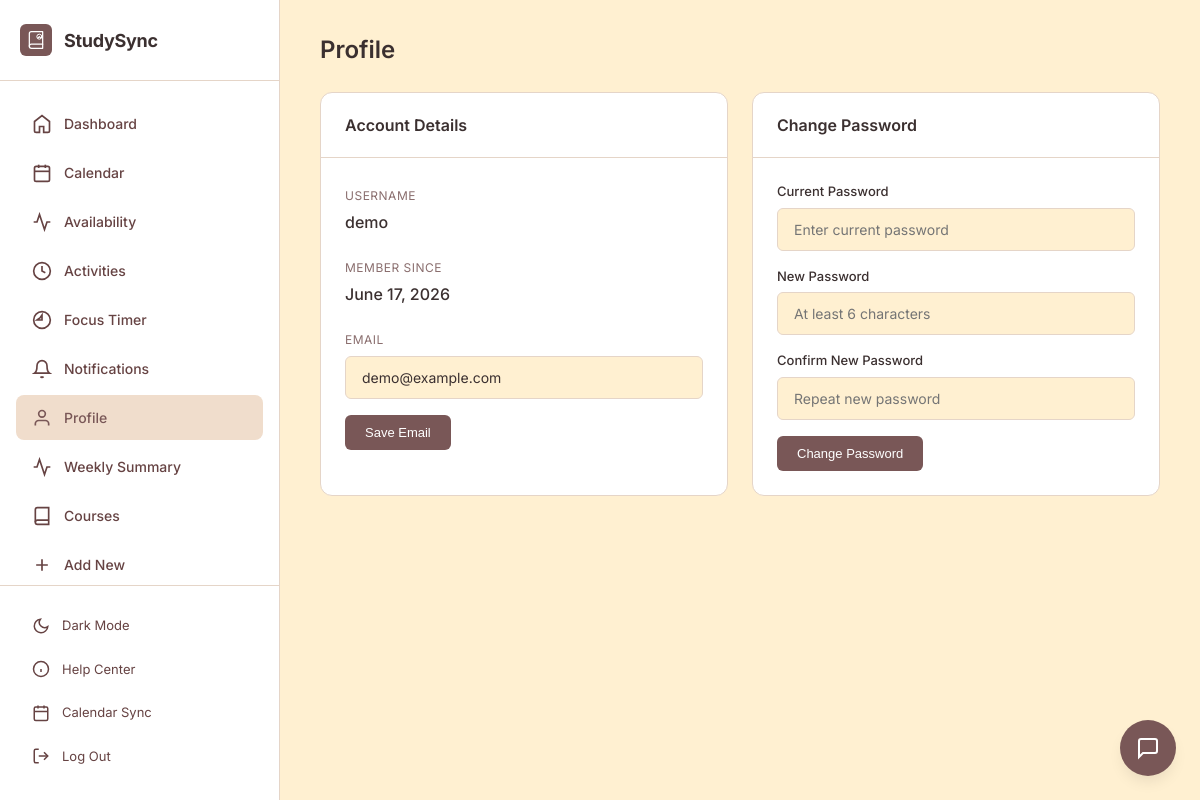
The app's page /profile.php (signed in) with its own data.
### tables this page shows
CREATE TABLE IF NOT EXISTS users (
    id INT AUTO_INCREMENT PRIMARY KEY,
    username VARCHAR(100) UNIQUE NOT NULL,
    password VARCHAR(255) NOT NULL,
    email VARCHAR(255),
    google_calendar_token TEXT,
    created_at TIMESTAMP DEFAULT CURRENT_TIMESTAMP
);

### profile.php (the view, shortened to what this page needs)
<?php
require_once 'db_config.php';
$user_id = $_SESSION['user_id'];
$stmt = $pdo->prepare("SELECT * FROM users WHERE id = ?");
$stmt->execute([$user_id]);
$user = $stmt->fetch();
?>
<!DOCTYPE html>
<html lang="en">
<head>
    <link rel="stylesheet" href="style.css">
</head>
<body>
    <div class="app-container">
        <?php require_once 'includes/sidebar.php'; ?>
        <main class="main-content">
            <h1 style="font-size: 24px; font-weight: 600; margin-bottom: 24px;">Profile</h1>
            <div class="two-column">
                <div class="section-card">
                    <div class="section-header">
                        <h2>Account Details</h2>
                    </div>
                    <div style="padding: 24px;">
                        <div style="margin-bottom: 20px;">
                            <label style="font-size: 12px; color: var(--text-muted); text-transform: uppercase; letter-spacing: 0.5px;">Username</label>
                            <div style="font-size: 16px; font-weight: 500; margin-top: 4px; color: var(--text-primary);"><?= htmlspecialchars($user['username']) ?></div>
                        </div>
                        <div style="margin-bottom: 20px;">
                            <label style="font-size: 12px; color: var(--text-muted); text-transform: uppercase; letter-spacing: 0.5px;">Member Since</label>
                            <div style="font-size: 16px; font-weight: 500; margin-top: 4px; color: var(--text-primary);"><?= date('F j, Y', strtotime($user['created_at'])) ?></div>
                        </div>
                        <form method="POST">
                            <label style="font-size: 12px; color: var(--text-muted); text-transform: uppercase; letter-spacing: 0.5px;">Email</label>
                            <div class="input-group" style="margin-top: 6px;">
                                <input type="email" name="email" value="<?= htmlspecialchars($user['email'] ?? '') ?>" placeholder="your@email.com">
                            </div>
                            <button type="submit" name="update_email" class="btn-primary" style="padding: 10px 20px; border: none; border-radius: var(--radius-sm); cursor: pointer; font-size: 13px; font-weight: 500;">Save Email</button>
                        </form>
                    </div>
                </div>
                <div class="section-card">
                    <div class="section-header">
                        <h2>Change Password</h2>
                    </div>
                    <form method="POST" style="padding: 24px;">
                        <div class="input-group">
                            <label>Current Password</label>
                            <input type="password" name="current_password" placeholder="Enter current password" required>
                        </div>
                        <div class="input-group">
                            <label>New Password</label>
                            <input type="password" name="new_password" placeholder="At least 6 characters" required>
                        </div>
                        <div class="input-group">
                            <label>Confirm New Password</label>
                            <input type="password" name="confirm_password" placeholder="Repeat new password" required>
                        </div>
                        <button type="submit" name="change_password" class="btn-primary" style="padding: 10px 20px; border: none; border-radius: var(--radius-sm); cursor: pointer; font-size: 13px; font-weight: 500;">Change Password</button>
                    </form>
                </div>
            </div>
        </main>
    </div>
</body>
</html>

### style.css (style rules this page uses)
:root { --bg-primary: #FFF0D1; --bg-secondary: #FFFFFF; --bg-sidebar: #FFFFFF; --bg-card: #FFFFFF; --text-primary: #3B3030; --text-secondary: #664343; --text-muted: #8A6E6E; --border: #E5D5C8; --border-light: #F0E5DC; --accent: #795757; --accent-hover: #664343; --accent-soft: #F0DDCC; --success: #5A7A5A; --warning: #A08050; --danger: #8A4040; --shadow-sm: 0 1px 3px 0 rgba(0, 0, 0, 0.06); --shadow-md: 0 4px 8px -2px rgba(0, 0, 0, 0.08); --shadow-lg: 0 8px 16px -4px rgba(0, 0, 0, 0.1); --radius-sm: 6px; --radius-md: 8px; --radius-lg: 12px; }
* { margin: 0; padding: 0; box-sizing: border-box; }
body { font-family: 'Inter', -apple-system, BlinkMacSystemFont, 'Segoe UI', sans-serif; background: var(--bg-primary); color: var(--text-primary); line-height: 1.5; -webkit-font-smoothing: antialiased; }
.app-container { display: flex; min-height: 100vh; }
.main-content { flex: 1; margin-left: 280px; padding: 32px 40px; }
.two-column { display: grid; grid-template-columns: 1fr 1fr; gap: 24px; }
.section-card { background: var(--bg-card); border-radius: var(--radius-lg); border: 1px solid var(--border); overflow: hidden; }
.section-header { padding: 20px 24px; border-bottom: 1px solid var(--border); display: flex; justify-content: space-between; align-items: center; }
.section-header h2 { font-size: 16px; font-weight: 600; }
.btn-primary { background: var(--accent); color: white; }
.input-group { margin-bottom: 16px; }
.input-group label { display: block; font-size: 13px; font-weight: 500; color: var(--text-primary); margin-bottom: 6px; }
.input-group input { width: 100%; padding: 12px 16px; background: var(--bg-primary); border: 1px solid var(--border); border-radius: var(--radius-sm); color: var(--text-primary); font-size: 14px; font-family: inherit; transition: border-color 0.2s; }

### records on screen
users: username "demo", created_at "June 17, 2026", email "demo@example.com"
